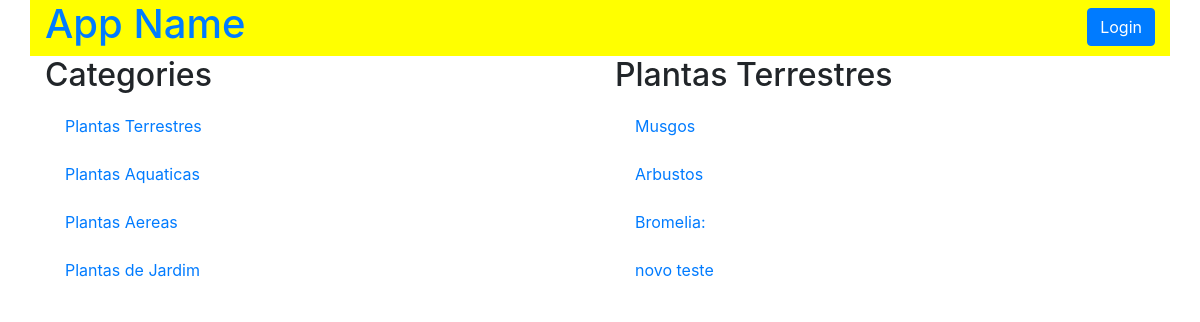
The page /category/1/items on the database its author committed.
### models.py (models this page shows, shortened)
class Category(Base):
    __tablename__ = 'category'
    id = Column(Integer, primary_key=True)
    name = Column(String(50), nullable=False)

class Item(Base):
    __tablename__ = 'item'
    id = Column(Integer, primary_key=True)
    name = Column(String(50), nullable=False)
    description = Column(String(1000), nullable=False)
    category_id = Column(Integer, ForeignKey('category.id'))
    category = relationship(Category)

### application.py (the view, shortened to what this page needs)
@app.route('/category/<int:category_id>/items')
def categoryFunction(category_id):
    category = session.query(Category)
    category2 = session.query(Category).filter_by(id=category_id).first()
    if not hasattr(category2, 'id'):
        return "this category not exist"
    items = session.query(Item).filter_by(category_id=category2.id)
    if 'username' not in login_session:
        if items.count() == 0:
            flash("You have no items yet!")
            return render_template(
                'publicCategory.html',
                plantas=category, plantas2=category2, itemName=items)
        else:
            return render_template(
                'publicCategory.html',
                plantas=category, plantas2=category2, itemName=items)

### templates/publicCategory.html (shortened to what this page needs)
{% extends "main.html" %}
{% block content %}
{% include "header.html" %}
    <section class="row">
      <div class="col-md-6">
        <h2>Categories</h2>
        {% for i in plantas %}
          <div class="list-group">
            <a href="{{ url_for('categoryFunction', category_id=i.id)}}" class="list-group-item" class="list-group-item">{{ i.name }}</a>
          </div>
        {% endfor %}
      </div>
      <div class="col-md-6">
        <h2>{{ plantas2.name }}</h2>
        {% for i in itemName %}
          <div class="list-group">
            <a href="{{ url_for('itemFunction', item_id=i.id, category_id=plantas2.id)}}" class="list-group-item" class="list-group-item">{{ i.name }}</a>
          </div>
        {% endfor %}
      </div>
    </section>
{% endblock %}

### static/styles.css (style rules this page uses)
.list-group-item { border: 0px; }

### rows shown on the page
Category: name "Plantas Terrestres"
Category: name "Plantas Aquaticas"
Category: name "Plantas Aereas"
Category: name "Plantas de Jardim"
Item: name "Musgos"
Item: name "Arbustos"
Item: name "Bromelia:"
Item: name "novo teste"
